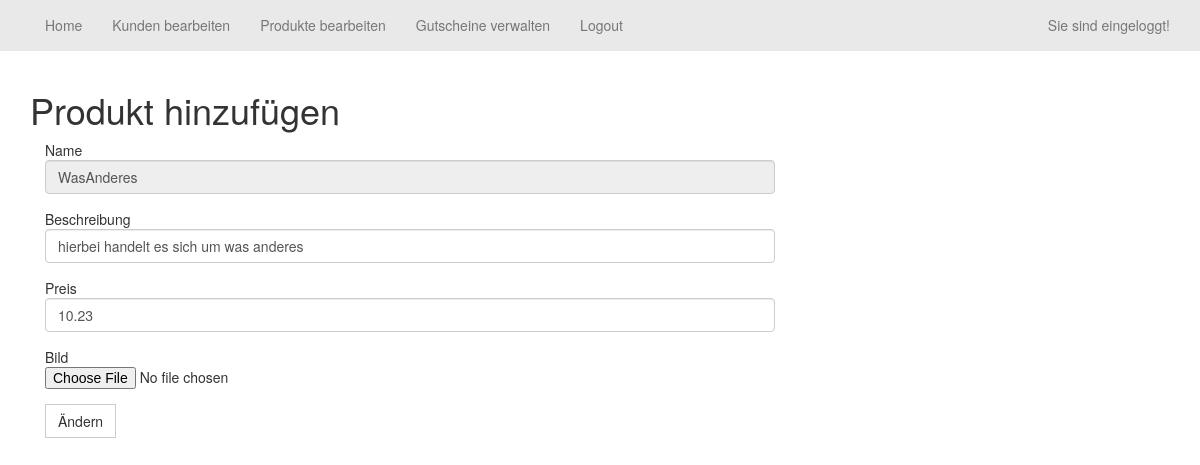
The page /index.php?page=ChangeProducts&name=WasAnderes (signed in) on the database its author committed.
### tables this page shows
CREATE TABLE `products` (
  `Name` varchar(30) NOT NULL,
  `Description` text NOT NULL,
  `pathtopicture` varchar(256) NOT NULL,
  `price` decimal(10,2) NOT NULL
);

### sites/ChangeProducts.php (the view, shortened to what this page needs)
<!DOCTYPE html>
<html>
    <head>
    </head>
    <body>
        <?php
        $Name = $_GET['name'];
        if (!empty($_POST)) {
            $name = $_POST["InputName"];
            $description = $_POST["InputDescription"];
            $price = $_POST["InputPrice"];
            $dateiname = $_FILES['mypicture']['name'];
            if (!$_FILES['mypicture']['error']) {
                move_uploaded_file($_FILES['mypicture']['tmp_name'], "images/$dateiname");
            }
            $sql = "update products set Description='$description', pathtopicture='$dateiname', price='$price' where Name='$name'";
            $result = $dbconn->query($sql);
            if ($result == true) {
                header("Location: index.php?page=ListProducts");
                exit;
            }
        }
        else {
        $sql = "select * from products where Name = '$Name'";
        $result = $dbconn->query($sql);
        $row = $result->fetch_object();
        $Name = $row->Name;
        $Description = $row->Description;
        $price = $row->price;
    }
        ?>
        <div class="container">
            <h1>Produkt hinzufügen</h1>
            <form class='col-md-8' action='index.php?page=ChangeProducts' method='Post' enctype="multipart/form-data">
                <div class='form-group'>
                    Name
                    <input type='text' class='form-control' name='InputName' placeholder='Name' value="<?php echo $Name; ?>" readonly="true">
                </div>
                <div class='form-group'>
                    Beschreibung
                    <input type='text' class='form-control' name='InputDescription' placeholder='Beschreibung' value="<?php echo $Description; ?>" required="true">
                </div>
                <div class='form-group'>
                    Preis
                    <input type='text' class='form-control' name='InputPrice' placeholder='Preis' value="<?php echo $price; ?>" required="true">
                </div>
                <div class='form-group'>
                    Bild
                    <input type="file" name="mypicture" accept="image/*" required="true">
                </div>
                <button type='submit' class='btn btn-default'>Ändern</button>
            </form>
        </div>
    </body>
</html>

### css/style.css (style rules this page uses)
body { padding-top: 70px; }
.btn { border-radius: 0px; }

### rows shown on the page
products: InputName "WasAnderes", InputDescription "hierbei handelt es sich um was anderes", InputPrice "10.23"

### other values the page prints
$zeile->home "Home"
$zeile->kunden "Kunden bearbeiten"
$zeile->produkt "Produkte bearbeiten"
$zeile->gutschein "Gutscheine verwalten"
$zeile->logout "Logout"
